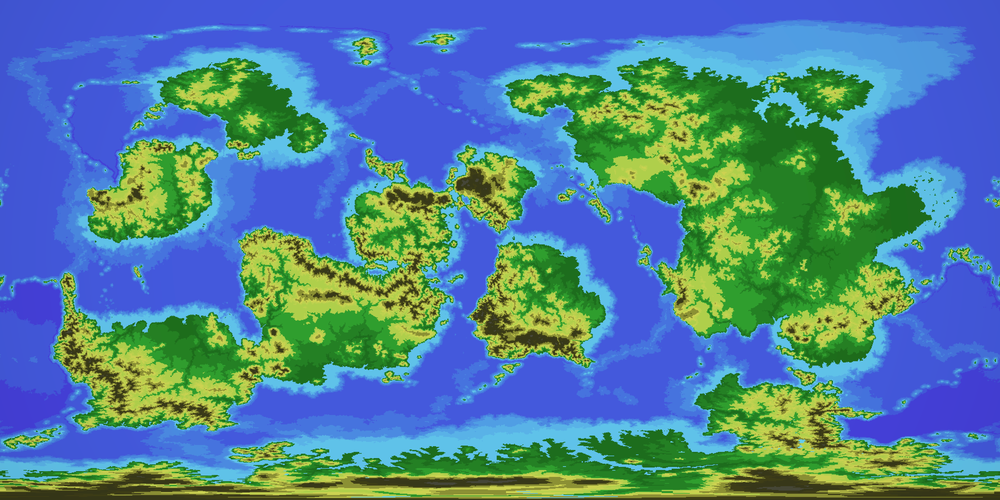
#> input picture maps-sources/world.png, 1000 x 500 px, shrunk from 10000 x 5000 before the run
$ python add_height_color.py ../maps-sources/world.png
#> lines starting #> are read from the running program, lines starting #| are printed output that depends on the picture; after the words box and inside, x2 and y2 are one past the last pixel; in counts of white or black regions, pixels touching at a corner belong together
import sys
import numpy as np
from PIL import Image

# ----------------------------
# Helpers
# ----------------------------

def hex_to_rgb(hex_color):
    hex_color = hex_color.lstrip("#")
    return np.array([int(hex_color[i:i+2], 16) for i in (0, 2, 4)], dtype=np.float32)

def lerp(a, b, t):
    return a + (b - a) * t

def smoothstep(edge0, edge1, x):
    t = np.clip((x - edge0) / (edge1 - edge0), 0, 1)
    return t * t * (3 - 2 * t)

# ----------------------------
# Palettes
# ----------------------------

LIGHT = {
    "water_deep":  "#2a5d9f",
    "water_shallow": "#4f88c6",
    "coast": "#d9d4a5",
    "low": "#4F8A4A",
    "mid": "#9FCB4F",
    "high": "#8B7A5A",
    "mountain": "#9A9A9A",
    "snow": "#F2F6FA",
}

DARK = {
    "water_deep":  "#0B1220",
    "water_shallow": "#1E3554",
    "coast": "#4A4A34",
    "low": "#2A4A36",
    "mid": "#3E5A2A",
    "high": "#5A5E48",
    "mountain": "#7A7A7A",
    "snow": "#C0CCD6",
}

# DARK = {
#     "water_deep":  "#0B1220",
#     "water_shallow": "#1E3554",
#     "coast": "#000000",
#     "low": "#FFFF00",
#     "mid": "#00FF00",
#     "high": "#FF00FF",
#     "mountain": "#FFFFFF",
#     "snow": "#008000",
# }

# Convert to RGB arrays
LIGHT = {k: hex_to_rgb(v) for k, v in LIGHT.items()}
DARK = {k: hex_to_rgb(v) for k, v in DARK.items()}

# ----------------------------
# Color mapping
# ----------------------------

SEA_LEVEL =   0.368625  # try 0.45 (more land) or 0.55 (more ocean)
COAST_WIDTH = 0.000001  # thickness of beaches


# ----------------------------
# Main
# ----------------------------

def render(height, palette):
    sea = SEA_LEVEL
    coast = SEA_LEVEL + COAST_WIDTH

    h, w = height.shape
    out = np.zeros((h, w, 3), dtype=np.float32)

    # -------------------------
    # WATER
    # -------------------------
    water_mask = height < sea
    t = np.zeros_like(height)
    t[water_mask] = np.divide(height[water_mask], sea, where=sea > 0)

    water = lerp(palette["water_deep"], palette["water_shallow"], t[..., None])
    out[water_mask] = water[water_mask]

    # -------------------------
    # LAND BASE
    # -------------------------
    land_mask = ~water_mask

    land_h = np.zeros_like(height)
    land_h[land_mask] = (height[land_mask] - coast) / (1.0 - coast)
    land_h = np.clip(land_h, 0, 1)

    # -------------------------
    # COAST
    # -------------------------
    coast_mask = (height >= sea) & (height < coast)
    out[coast_mask] = palette["coast"]

    # -------------------------
    # LOW → MID
    # -------------------------
    m1 = land_mask & (land_h < 0.025)
    t = np.zeros_like(height)
    t[m1] = smoothstep(0.0, 0.025, land_h[m1])
    out[m1] = lerp(palette["low"], palette["mid"], t[m1][..., None])

    # -------------------------
    # MID → HIGH
    # -------------------------
    m2 = land_mask & (land_h >= 0.025) & (land_h < 0.03)
    t = np.zeros_like(height)
    t[m2] = smoothstep(0.025, 0.03, land_h[m2])
    out[m2] = lerp(palette["mid"], palette["high"], t[m2][..., None])

    # -------------------------
    # HIGH → MOUNTAIN
    # -------------------------
    m3 = land_mask & (land_h >= 0.03) & (land_h < 0.1)
    t = np.zeros_like(height)
    t[m3] = smoothstep(0.03, 0.1, land_h[m3])
    out[m3] = lerp(palette["high"], palette["mountain"], t[m3][..., None])

    # -------------------------
    # MOUNTAIN → SNOW
    # -------------------------
    m4 = land_mask & (land_h >= 0.1) & (land_h < 0.3)
    t = np.zeros_like(height)
    t[m4] = smoothstep(0.1, 0.3, land_h[m4])
    out[m4] = lerp(palette["mountain"], palette["snow"], t[m4][..., None])

    # -------------------------
    # SNOW
    # -------------------------
    out[land_mask & (land_h >= 0.3)] = palette["snow"]

    return np.clip(out, 0, 255).astype(np.uint8)

def process(input_path):
#> called with input_path = '../maps-sources/world.png'
    img = Image.open(input_path).convert("L")
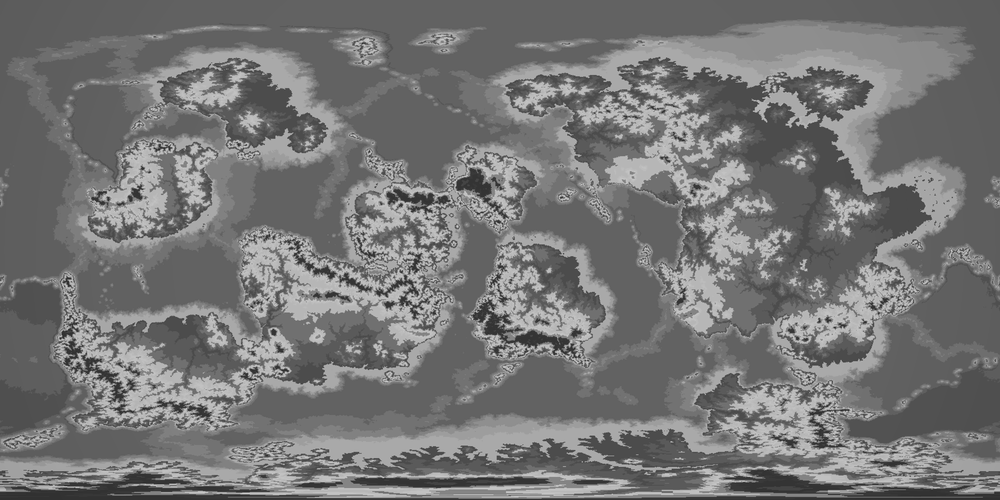
#> img: PIL image 1000x500 L; min 35, max 212, mean 117.4
    height = np.array(img).astype(np.float32) / 255.0

    light_img = Image.fromarray(render(height, LIGHT))
#> in render, `water_mask = height < sea`:
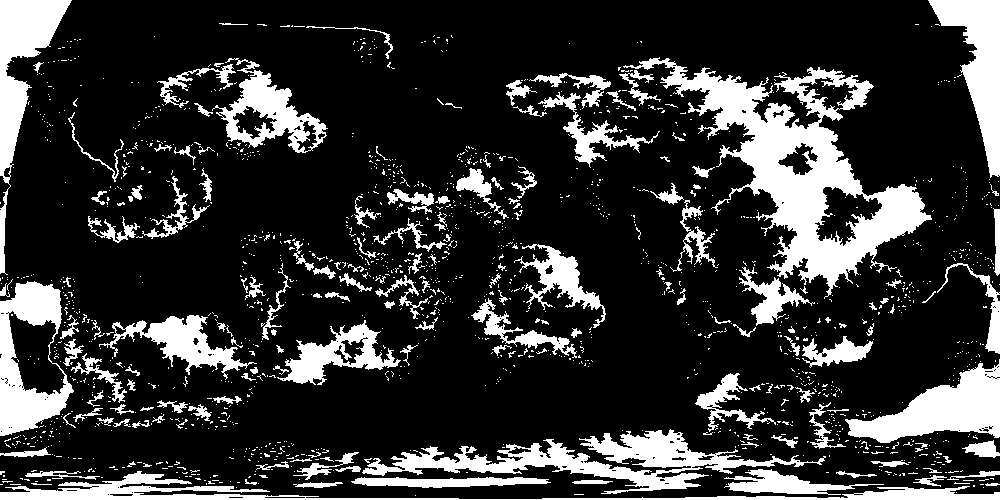
#> water_mask: shape (500, 1000) bool; 20.3% white; 1613 white regions (1446 under 20 px), largest, box (x1, y1, x2, y2) and area: (623, 57, 932, 299) 20155, (362, 429, 826, 494) 8811, (0, 471, 1000, 500) 6251
#> in render, `coast_mask = (height >= sea) & (height < coast)`: coast_mask: shape (500, 1000) bool; every value is 0
#> in render, `m1 = land_mask & (land_h < 0.025)`:
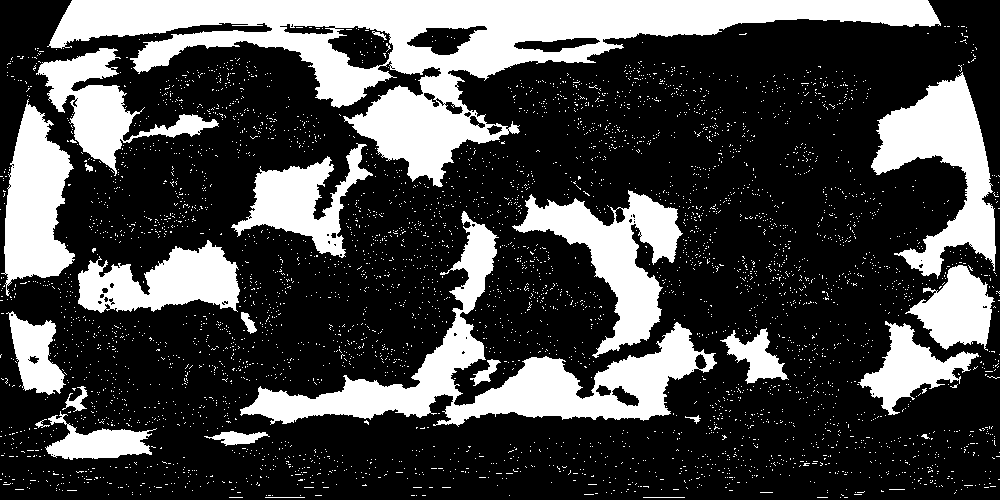
#> m1: shape (500, 1000) bool; 28.1% white; 4464 white regions (4440 under 20 px), largest, box (x1, y1, x2, y2) and area: (47, 0, 941, 187) 46182, (240, 211, 717, 427) 20900, (871, 72, 996, 279) 11052
#> in render, `t[m2] = smoothstep(0.025, 0.03, land_h[m2])`: t: shape (500, 1000) float32; every value is 0
#> in render, `m3 = land_mask & (land_h >= 0.03) & (land_h < 0.1)`: m3: shape (500, 1000) bool; 6.2% white in thin lines or dots
#> in render, `out[m3] = lerp(palette["high"], palette["mountain"], t[m3][..., None])`:
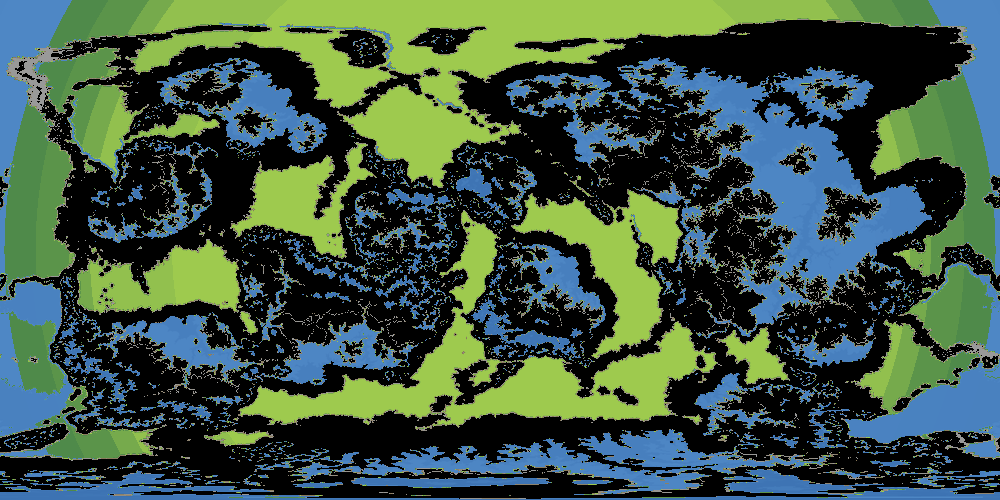
#> out: shape (500, 1000, 3) float32; mean of channels 0, 1, 2 61.7, 86.4, 68.5; drawn as R, G, B
#> in render, `m4 = land_mask & (land_h >= 0.1) & (land_h < 0.3)`: m4: shape (500, 1000) bool; 21.5% white; 5859 white regions (5599 under 20 px), largest, box (x1, y1, x2, y2) and area: (0, 61, 799, 471) 26137, (9, 25, 422, 339) 20720, (537, 20, 1000, 416) 16060
    dark_img = Image.fromarray(render(height, DARK))
#> in lerp (call 6), `return a + (b - a) * t`:
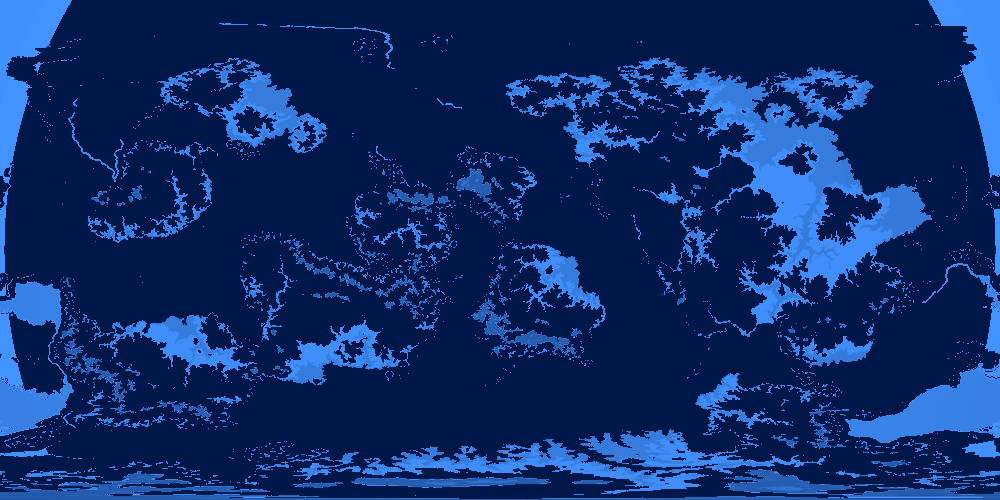
#> returned value: shape (500, 1000, 3) float32; mean of channels 0, 1, 2 14.3, 24.1, 41; drawn with min black and max white
#> in render (call 2), `out[m3] = lerp(palette["high"], palette["mountain"], t[m3][..., None])`:
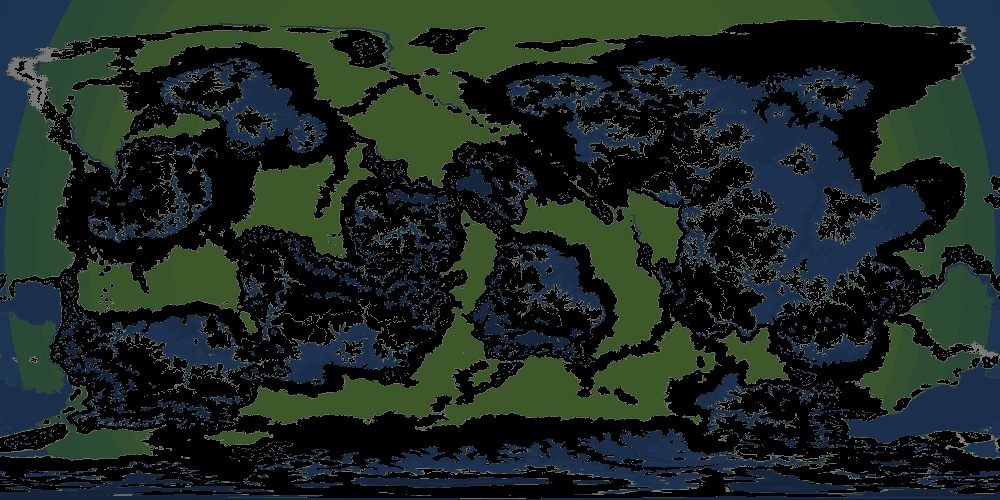
#> out: shape (500, 1000, 3) float32; mean of channels 0, 1, 2 27.9, 40.4, 34.6; drawn as R, G, B
#> in render (call 2), `out[land_mask & (land_h >= 0.3)] = palette["snow"]`:
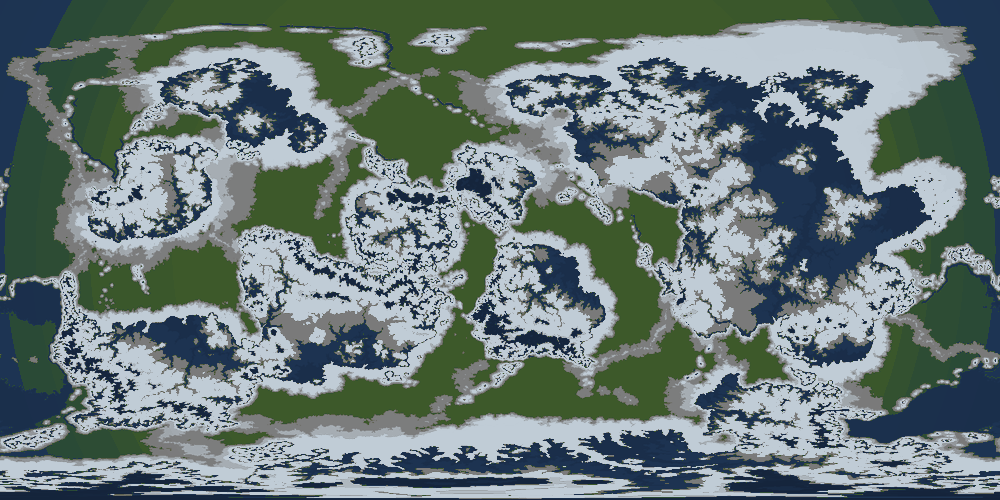
#> out: shape (500, 1000, 3) float32; mean of channels 0, 1, 2 105.8, 122.2, 120; drawn as R, G, B

    base = input_path.rsplit(".", 1)[0]
    light_img.save(f"{base}_light.png")
    dark_img.save(f"{base}_dark.png")

    print("Done:")
    print(f"  {base}_light.png")
    print(f"  {base}_dark.png")


if __name__ == "__main__":
    if len(sys.argv) < 2:
        print("Usage: python terrain_map.py input.png")
        sys.exit(1)

    process(sys.argv[1])
